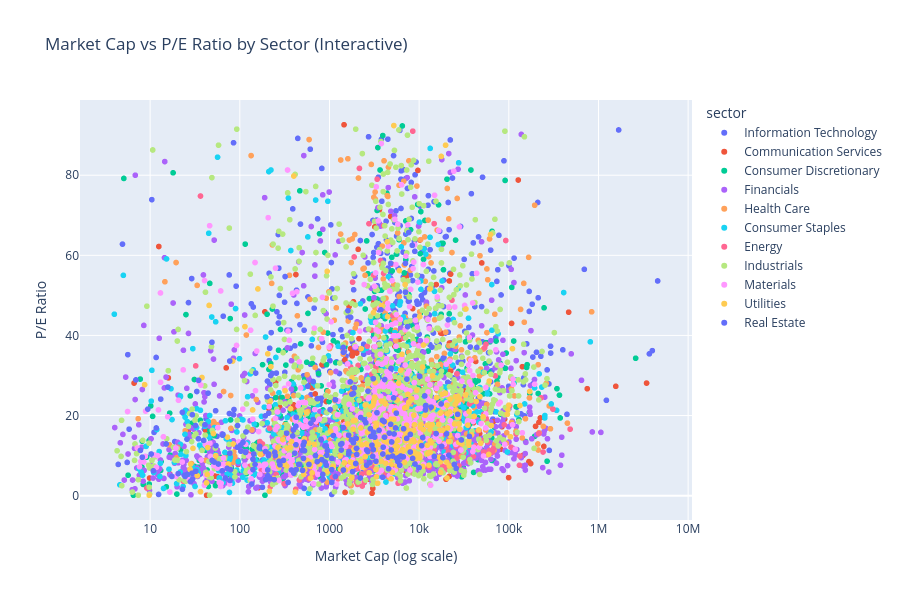

The code cell stored with this chart in its notebook:
### Markdown cell above
### 4. Interactive Visualizations (Plotly)

### Code cell
# Interactive scatter: Market Cap vs P/E by sector
if HAVE_PLOTLY and 'market_cap' in all_stocks.columns and 'p_e' in all_stocks.columns:
    scatter_data = all_stocks[['market_cap', 'p_e', 'sector', 'ticker', 'region']].dropna()
    # Filter outliers for better visualization
    scatter_data = scatter_data[
        (scatter_data['p_e'] > 0) &
        (scatter_data['p_e'] < scatter_data['p_e'].quantile(0.95)) &
        (scatter_data['market_cap'] > 0)
        ]

    if len(scatter_data) > 0:
        fig = px.scatter(
                scatter_data,
                x='market_cap',
                y='p_e',
                color='sector',
                hover_data=['ticker', 'region'],
                log_x=True,
                title='Market Cap vs P/E Ratio by Sector (Interactive)',
                labels={'market_cap': 'Market Cap (log scale)', 'p_e': 'P/E Ratio'},
                height=600
                )
        fig.update_layout(showlegend=True)
        fig.show()

### Figure 1 — Plotly figure (JSON) as saved in the notebook; plotly's stock layout.template omitted (floating-point values rounded to 4 significant figures; data arrays with more than 128 entries replaced by an {"elided": "..."} marker saying what was removed)
{"data": [{"customdata": {"elided": "563x2 str values"}, "hovertemplate": "sector=Information Technology<br>Market Cap (log scale)=%{x}<br>P/E Ratio=%{y}<br>ticker=%{customdata[0]}<br>region=%{customdata[1]}<extra></extra>", "legendgroup": "Information Technology", "marker": {"color": "#636efa", "symbol": "circle"}, "mode": "markers", "name": "Information Technology", "showlegend": true, "x": {"elided": "563 float values"}, "xaxis": "x", "y": {"elided": "563 float values"}, "yaxis": "y", "type": "scattergl"}, {"customdata": {"elided": "275x2 str values"}, "hovertemplate": "sector=Communication Services<br>Market Cap (log scale)=%{x}<br>P/E Ratio=%{y}<br>ticker=%{customdata[0]}<br>region=%{customdata[1]}<extra></extra>", "legendgroup": "Communication Services", "marker": {"color": "#EF553B", "symbol": "circle"}, "mode": "markers", "name": "Communication Services", "showlegend": true, "x": {"elided": "275 float values"}, "xaxis": "x", "y": {"elided": "275 float values"}, "yaxis": "y", "type": "scattergl"}, {"customdata": {"elided": "702x2 str values"}, "hovertemplate": "sector=Consumer Discretionary<br>Market Cap (log scale)=%{x}<br>P/E Ratio=%{y}<br>ticker=%{customdata[0]}<br>region=%{customdata[1]}<extra></extra>", "legendgroup": "Consumer Discretionary", "marker": {"color": "#00cc96", "symbol": "circle"}, "mode": "markers", "name": "Consumer Discretionary", "showlegend": true, "x": {"elided": "702 float values"}, "xaxis": "x", "y": {"elided": "702 float values"}, "yaxis": "y", "type": "scattergl"}, {"customdata": {"elided": "1260x2 str values"}, "hovertemplate": "sector=Financials<br>Market Cap (log scale)=%{x}<br>P/E Ratio=%{y}<br>ticker=%{customdata[0]}<br>region=%{customdata[1]}<extra></extra>", "legendgroup": "Financials", "marker": {"color": "#ab63fa", "symbol": "circle"}, "mode": "markers", "name": "Financials", "showlegend": true, "x": {"elided": "1260 float values"}, "xaxis": "x", "y": {"elided": "1260 float values"}, "yaxis": "y", "type": "scattergl"}, {"customdata": {"elided": "404x2 str values"}, "hovertemplate": "sector=Health Care<br>Market Cap (log scale)=%{x}<br>P/E Ratio=%{y}<br>ticker=%{customdata[0]}<br>region=%{customdata[1]}<extra></extra>", "legendgroup": "Health Care", "marker": {"color": "#FFA15A", "symbol": "circle"}, "mode": "markers", "name": "Health Care", "showlegend": true, "x": {"elided": "404 float values"}, "xaxis": "x", "y": {"elided": "404 float values"}, "yaxis": "y", "type": "scattergl"}, {"customdata": {"elided": "494x2 str values"}, "hovertemplate": "sector=Consumer Staples<br>Market Cap (log scale)=%{x}<br>P/E Ratio=%{y}<br>ticker=%{customdata[0]}<br>region=%{customdata[1]}<extra></extra>", "legendgroup": "Consumer Staples", "marker": {"color": "#19d3f3", "symbol": "circle"}, "mode": "markers", "name": "Consumer Staples", "showlegend": true, "x": {"elided": "494 float values"}, "xaxis": "x", "y": {"elided": "494 float values"}, "yaxis": "y", "type": "scattergl"}, {"customdata": {"elided": "253x2 str values"}, "hovertemplate": "sector=Energy<br>Market Cap (log scale)=%{x}<br>P/E Ratio=%{y}<br>ticker=%{customdata[0]}<br>region=%{customdata[1]}<extra></extra>", "legendgroup": "Energy", "marker": {"color": "#FF6692", "symbol": "circle"}, "mode": "markers", "name": "Energy", "showlegend": true, "x": {"elided": "253 float values"}, "xaxis": "x", "y": {"elided": "253 float values"}, "yaxis": "y", "type": "scattergl"}, {"customdata": {"elided": "1161x2 str values"}, "hovertemplate": "sector=Industrials<br>Market Cap (log scale)=%{x}<br>P/E Ratio=%{y}<br>ticker=%{customdata[0]}<br>region=%{customdata[1]}<extra></extra>", "legendgroup": "Industrials", "marker": {"color": "#B6E880", "symbol": "circle"}, "mode": "markers", "name": "Industrials", "showlegend": true, "x": {"elided": "1161 float values"}, "xaxis": "x", "y": {"elided": "1161 float values"}, "yaxis": "y", "type": "scattergl"}, {"customdata": {"elided": "527x2 str values"}, "hovertemplate": "sector=Materials<br>Market Cap (log scale)=%{x}<br>P/E Ratio=%{y}<br>ticker=%{customdata[0]}<br>region=%{customdata[1]}<extra></extra>", "legendgroup": "Materials", "marker": {"color": "#FF97FF", "symbol": "circle"}, "mode": "markers", "name": "Materials", "showlegend": true, "x": {"elided": "527 float values"}, "xaxis": "x", "y": {"elided": "527 float values"}, "yaxis": "y", "type": "scattergl"}, {"customdata": {"elided": "288x2 str values"}, "hovertemplate": "sector=Utilities<br>Market Cap (log scale)=%{x}<br>P/E Ratio=%{y}<br>ticker=%{customdata[0]}<br>region=%{customdata[1]}<extra></extra>", "legendgroup": "Utilities", "marker": {"color": "#FECB52", "symbol": "circle"}, "mode": "markers", "name": "Utilities", "showlegend": true, "x": {"elided": "288 float values"}, "xaxis": "x", "y": {"elided": "288 float values"}, "yaxis": "y", "type": "scattergl"}, {"customdata": {"elided": "254x2 str values"}, "hovertemplate": "sector=Real Estate<br>Market Cap (log scale)=%{x}<br>P/E Ratio=%{y}<br>ticker=%{customdata[0]}<br>region=%{customdata[1]}<extra></extra>", "legendgroup": "Real Estate", "marker": {"color": "#636efa", "symbol": "circle"}, "mode": "markers", "name": "Real Estate", "showlegend": true, "x": {"elided": "254 float values"}, "xaxis": "x", "y": {"elided": "254 float values"}, "yaxis": "y", "type": "scattergl"}], "layout": {"xaxis": {"anchor": "y", "domain": [0.0, 1.0], "title": {"text": "Market Cap (log scale)"}, "type": "log"}, "yaxis": {"anchor": "x", "domain": [0.0, 1.0], "title": {"text": "P/E Ratio"}}, "legend": {"title": {"text": "sector"}, "tracegroupgap": 0}, "title": {"text": "Market Cap vs P/E Ratio by Sector (Interactive)"}, "height": 600, "showlegend": true}}
